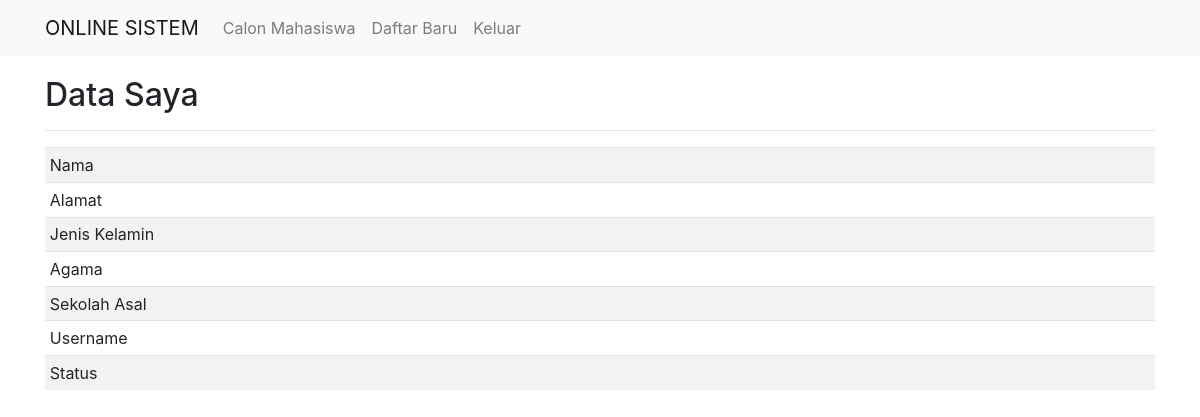
The app's page /index.php?fungsi=getDataByUser&pengguna=ana1 (signed in), older data.
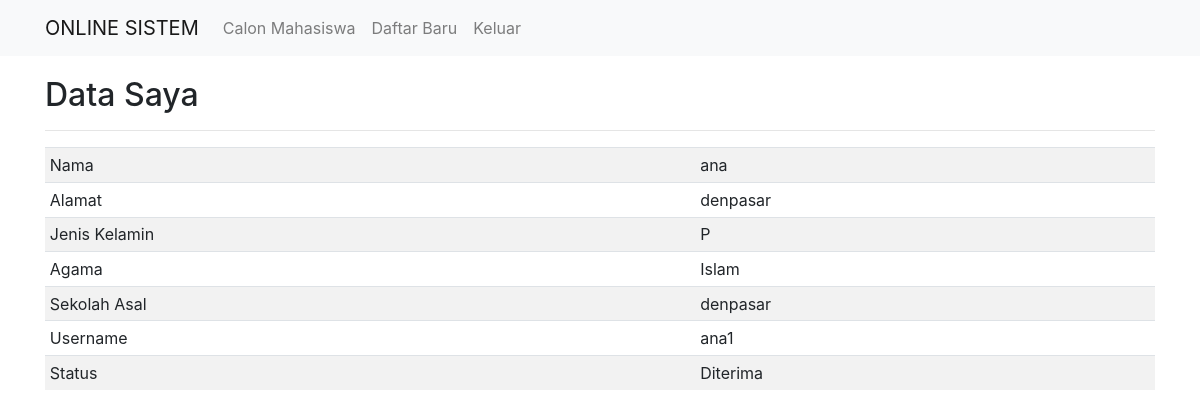
The same page, newer data.
### tables this page shows
CREATE TABLE `siswa` (
  `id_siswa` int(11) NOT NULL,
  `nama_siswa` varchar(50) NOT NULL,
  `alamat` varchar(150) NOT NULL,
  `jenis_kelamin` enum('L','P') NOT NULL,
  `agama` varchar(20) NOT NULL,
  `sekolah_asal` varchar(50) NOT NULL,
  `username` varchar(5) NOT NULL,
  `status` varchar(50) NOT NULL
);

### index.php (the view, shortened to what this page needs)
<?php
$admin = $_SESSION["admin"];
?>
<!DOCTYPE html>
<html>
<head>
	<link rel="stylesheet"
	href="https://stackpath.bootstrapcdn.com/bootstrap/4.4.1/css/bootstrap.min.css"
>
</head>
<body>
	<nav class="navbar navbar-expand-lg navbar-light bg-light">
		<div class="container">
			<a class="navbar-brand" href="index.php">ONLINE SISTEM</a>
			<div class="collapse navbar-collapse" id="navbarSupportedContent">
				<ul class="navbar-nav mr-auto">
					<?php if ($admin == 0) { ?>
						<li class="nav-item">
							<a class="nav-link" href="index.php?fungsi=getDataByUser">Data Saya</a>
						</li>
					<?php } else { ?>
						<li class="nav-item">
							<a class="nav-link" href="index.php?fungsi=read">Calon Mahasiswa</a>
						</li>
						<li class="nav-item">
							<a class="nav-link" href="index.php?fungsi=create">Daftar Baru</a>
						</li>
					<?php } ?>
					<li class="nav-item">
						<a class="nav-link" href="index.php?fungsi=logout">Keluar</a>
					</li>
				</ul>
			</div>
		</div>
	</nav>
<?php
include('koneksi.php');
if (isset($_GET['fungsi'])){
	switch($_GET['fungsi']){
		case "getDataByUser":
			$pengguna = (isset($_GET['pengguna'])) ? $_GET['pengguna'] : $_SESSION['username'];
			getDataByUser($koneksi, $pengguna);
			break;
	}
} else {
	mainpage();
}
?>
<?php
function getDataByUser($koneksi, $pengguna) {
	$username = $pengguna;
	$sql ="SELECT * FROM siswa WHERE username='$username'";
	$query = mysqli_query($koneksi, $sql);
	$data = mysqli_fetch_assoc($query);
?>
<div class="container" style="margin-top:20px">
	<h2>Data Saya</h2>
	<hr>
	<table class="table table-striped table-hover table-sm">
		<tr>
			<td>Nama</td>
			<td><?=$data['nama_siswa'];?></td>
		</tr>
		<tr>
			<td>Alamat</td>
			<td><?=$data['alamat'];?></td>
		</tr>
		<tr>
			<td>Jenis Kelamin</td>
			<td><?=$data['jenis_kelamin'];?></td>
		</tr>
		<tr>
			<td>Agama</td>
			<td><?=$data['agama'];?></td>
		</tr>
		<tr>
			<td>Sekolah Asal</td>
			<td><?=$data['sekolah_asal'];?></td>
		</tr>
		<tr>
			<td>Username</td>
			<td><?=$data['username'];?></td>
		</tr>
		<tr>
			<td>Status</td>
			<td><?=$data['status'];?></td>
		</tr>
	</table>
<?php
	}
?>
</body>
</html>

Row changes from the older to the newer data that the page shows:
added siswa: nama_siswa "ana", alamat "denpasar", jenis_kelamin "P", agama "Islam", sekolah_asal "denpasar", username "ana1", status "Diterima"
